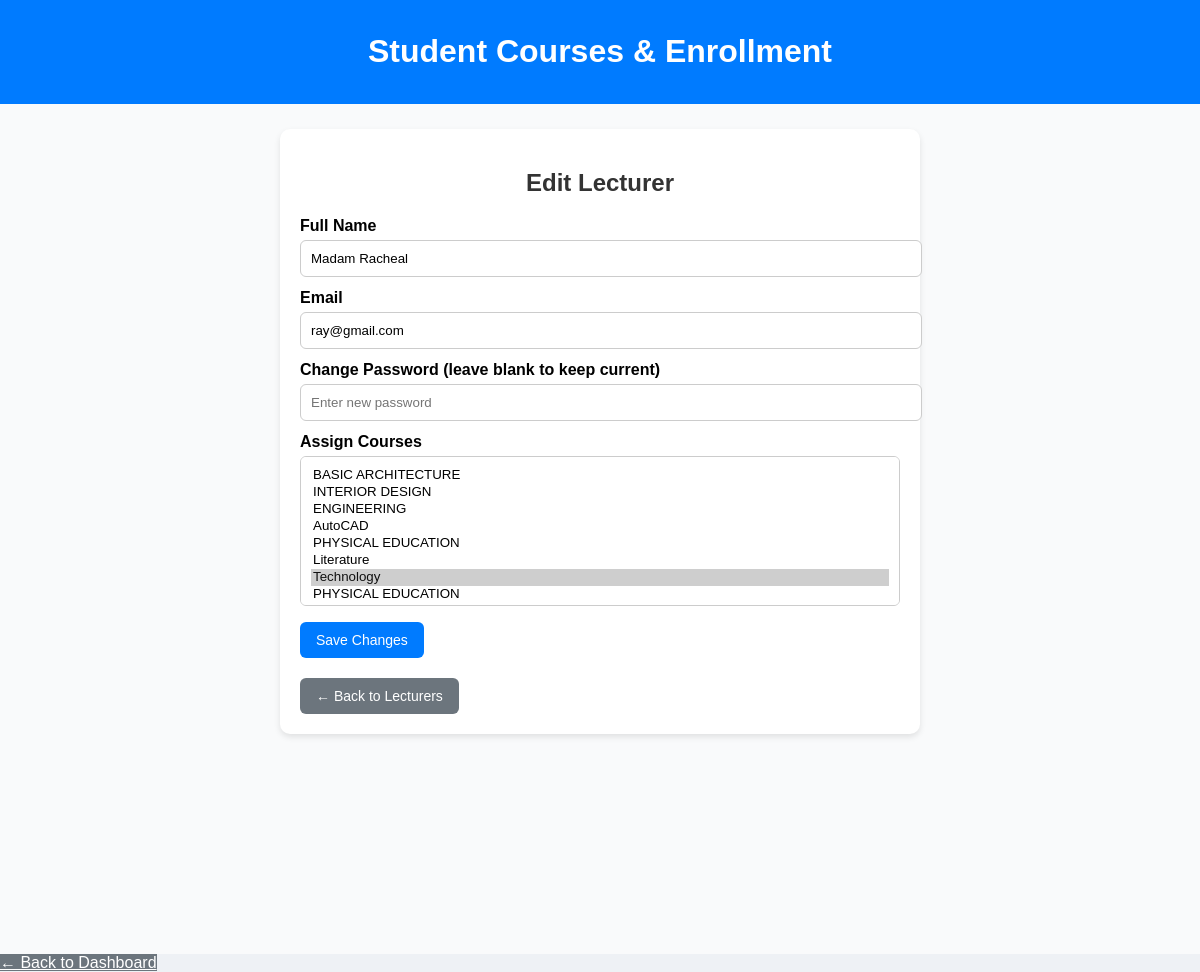
/reports/dashboard/admin/lecturers/3/edit/, run on the app's committed database.
### reports/models.py (models this page shows, shortened)
class Profile(models.Model):
    user = models.OneToOneField(User, on_delete=models.CASCADE)
    role = models.CharField(max_length=20, choices=[
       ("student", "Student"),
       ("lecturer", "Lecturer"),
       ("admin", "Admin"),
    ])
    courses = models.ManyToManyField('Course', blank=True, related_name='lecturer_profiles')
    name = models.CharField(max_length=100)
    student = models.OneToOneField(Student, null=True, blank=True, on_delete=models.SET_NULL)

class Course(models.Model):
    name = models.CharField(max_length=200)
    code = models.CharField(max_length=200)
    credit_units = models.IntegerField()
    lecturer = models.CharField(max_length=200)
    students = models.ManyToManyField(Student, related_name='courses', blank=True)

### reports/views.py (the view, shortened to what this page needs)
# urls.py: path('dashboard/admin/lecturers/<int:lecturer_id>/edit/', views.edit_lecturer, name='edit_lecturer'),
def edit_lecturer(request, lecturer_id):
    lecturer = get_object_or_404(Profile, id=lecturer_id, role='lecturer')
    courses = Course.objects.all()
    context = {
        'lecturer': lecturer,
        'courses': courses,
    }
    return render(request, 'reports/edit_lecturer.html', context)

### reports/templates/reports/edit_lecturer.html (shortened to what this page needs)
{% extends "reports/base.html" %}
{% block content %}
<div class="container">
    <div class="card">
        <h2>Edit Lecturer</h2>
        <form method="POST">
            <label for="name">Full Name</label>
            <input type="text" id="name" name="name" value="{{ lecturer.user.username }}" required>
            <label for="email">Email</label>
            <input type="email" id="email" name="email" value="{{ lecturer.user.email }}" required>
            <label for="password">Change Password (leave blank to keep current)</label>
            <input type="password" id="password" name="password" placeholder="Enter new password">
            <label for="courses">Assign Courses</label>
            <select id="courses" name="courses" multiple>
                {% for course in courses %}
                    <option value="{{ course.id }}"
                        {% if course in lecturer.courses.all %}selected{% endif %}>
                        {{ course.name }}
                    </option>
                {% endfor %}
            </select>
            <button type="submit" class="btn btn-submit">Save Changes</button>
        </form>
        <a href="{% url 'admin_lecturers' %}" class="btn btn-back">← Back to Lecturers</a>
    </div>
</div>
<a href="{% url 'admin_dashboard' %}" class="btn-back">← Back to Dashboard</a>
{% endblock %}

### reports/templates/reports/base.html (style rules this page uses)
body { font-family: Arial, sans-serif; background-color: #eef1f5; margin: 0; padding: 0; }

### reports/templates/reports/edit_lecturer.html (style rules this page uses)
.container { padding: 25px; background: #f9fafb; min-height: 100vh; }
.card { background: #fff; border-radius: 10px; box-shadow: 0 3px 6px rgba(0,0,0,0.1); padding: 20px; width: 600px; margin: 0 auto; }
h2 { color: #333; text-align: center; margin-bottom: 20px; }
form label { display: block; font-weight: 600; margin-top: 12px; }
form input, form select { width: 100%; padding: 10px; border-radius: 6px; border: 1px solid #ccc; margin-top: 5px; }
form select[multiple] { height: 150px; }
.btn { display: inline-block; padding: 10px 16px; border-radius: 6px; text-decoration: none; font-size: 14px; transition: all 0.3s ease; border: none; cursor: pointer; }
.btn-submit { background: #007bff; color: white; margin-top: 15px; }
.btn-back { background: #6c757d; color: #fff; margin-top: 20px; }

### data on the page
Profile: name "Madam Racheal", email "ray@gmail.com", courses "BASIC ARCHITECTURE / INTERIOR DESIGN / ENGINEERING / AutoCAD / PHYSICAL EDUCATION / Literature / Technology ☑ / PHYSICAL EDUCATION"
